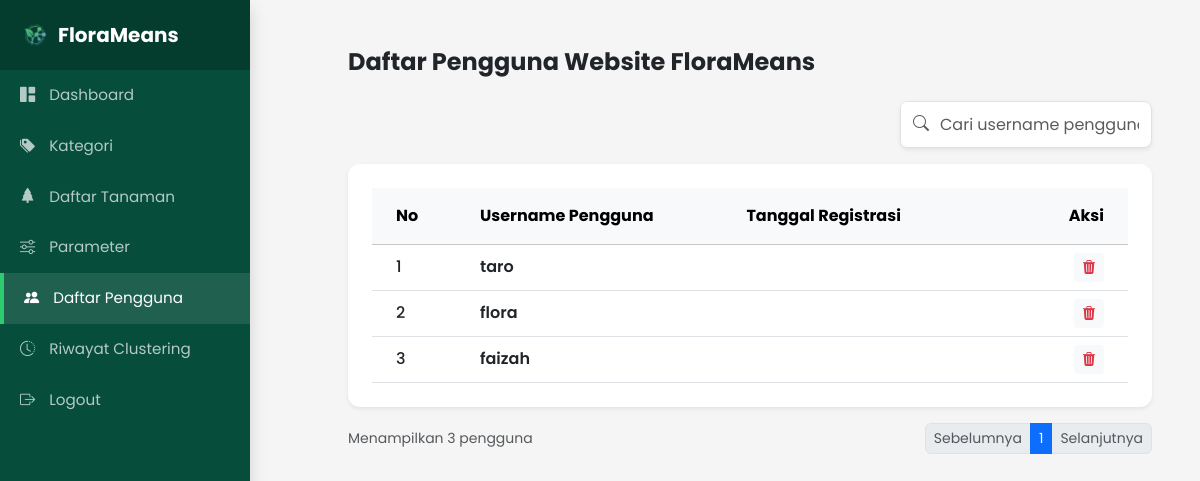
The page /daftar_pengguna.php (signed in) on the database as committed earlier.
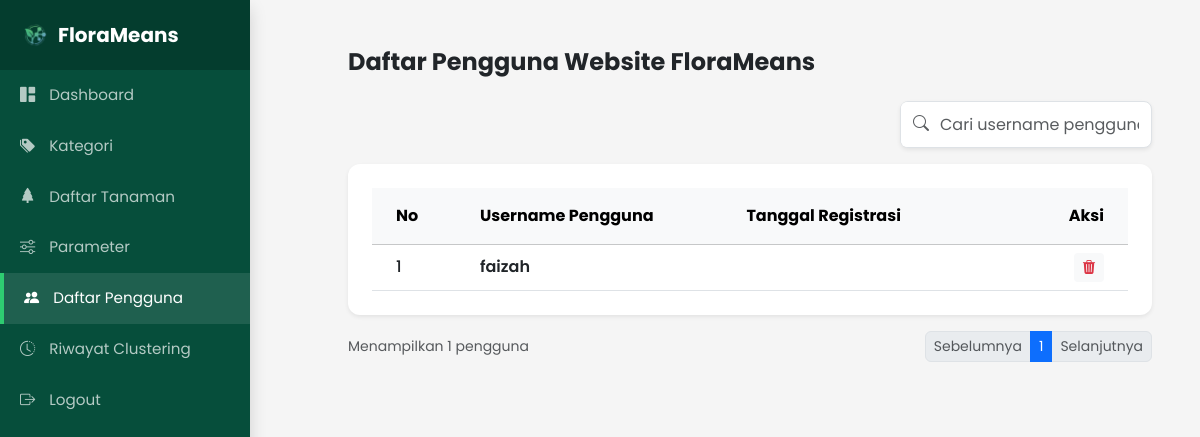
The same page on the database as committed later.
### tables this page shows
CREATE TABLE `user` (
  `id_user` int(11) NOT NULL,
  `tanggal_registrasi` datetime DEFAULT NULL,
  `username` varchar(50) NOT NULL,
  `password` varchar(255) NOT NULL
);

### database.php (called while the page is built, shortened)
<?php
class Database {
    private $host = "localhost";
    private $user = "root";
    private $pass = "";
    private $db = "florameans_db";
    public function __construct(){
        $this->conn = mysqli_connect($this->host, $this->user, $this->pass, $this->db);
    }
}
?>

### daftar_pengguna_controller.php (called while the page is built, shortened)
<?php
require_once 'database.php';
class Pengguna extends Database {
    public function tampilSemua(){
        $query = "SELECT * FROM user ORDER BY id_user DESC";
        return mysqli_query($this->conn, $query);
    }
}
?>

### daftar_pengguna.php (the view, shortened to what the changed rows need)
<?php
    require_once 'viewHelper.php';
    require_once 'daftar_pengguna_controller.php';
    $objPengguna = new Pengguna ();
    if (isset($_GET['search']) && !empty($_GET['search'])) {
        $keyword = $_GET['search'];
        $dataPengguna = $objPengguna->cari($keyword);
    } else {
        $dataPengguna = $objPengguna->tampilSemua();
    }
?>
<!DOCTYPE html>
<html lang="en">
<head>
    <link href="https://cdn.jsdelivr.net/npm/bootstrap@5.3.8/dist/css/bootstrap.min.css" rel="stylesheet">
    <link rel="stylesheet" href="https://cdn.jsdelivr.net/npm/bootstrap-icons@1.11.3/font/bootstrap-icons.min.css">
    <link rel="stylesheet" href="style.css">
</head>
<body>
    <div class="d-flex">
        <main id="main-content">
            <div class="container-fluid p-4 p-md-5">
                <div class="card p-4 shadow-sm border-0 mt-3">
                    <div class="card-body p-0">
                        <div class="table-responsive">
                            <table class="table table-hover align-middle mb-0">
                                <thead class="table-light text-secondary" style="background-color: #f8f9fa;">
                                    <tr>
                                        <th class="ps-4 py-3" style="width: 100px;">No</th>
                                        <th class="py-3">Username Pengguna</th>
                                        <th class="py-3">Tanggal Registrasi</th>
                                        <th class="pe-4 py-3 text-end" style="width: 150px;">Aksi</th>
                                    </tr>
                                </thead>
                                    <tbody>
                                        <?php
                                        $no = 1;
                                        if (mysqli_num_rows($dataPengguna) > 0) {
                                            while($row = mysqli_fetch_assoc($dataPengguna)) {
                                        ?>
                                        <tr>
                                            <td class="ps-4 fw-medium text-dark"><?= $no++; ?></td>
                                            <td><span class="fw-semibold text-dark "><?= htmlspecialchars($row['username']); ?></span></td>
                                            <td class="fw-semibold text-dark" ><?= htmlspecialchars($row['tanggal_registrasi']); ?></td>
                                            <td class="pe-4 text-end">
                                                <button class="btn btn-light btn-sm text-danger border-0"
                                                        onclick="konfirmasiHapus(<?= $row['id_user']; ?>)"
                                                        data-bs-toggle="tooltip">
                                                    <i class="bi bi-trash3-fill"></i>
                                                </button>
                                            </td>
                                        </tr>
                                        <?php
                                            }
                                            $totalData = $no - 1;
                                        } else {
                                            $totalData = 0;
                                            echo '<tr><td colspan="4" class="text-center py-5 text-muted">Tidak ada data akun pengguna ditemukan.</td></tr>';
                                        }
                                        ?>
                                    </tbody>
                            </table>
                        </div>
                    </div>
                </div>
                <?php ViewHelper::renderTableFooter($totalData, "pengguna"); ?>
        </main>
    </div>
</body>
</html>

### viewHelper.php (shortened to what the changed rows need)
<?php
class ViewHelper {
    public static function renderTableFooter($totalData, $unitName = "data") {
        echo '
            <div class="d-flex justify-content-between align-items-center mt-3">
                <p class="text-muted small mb-0">Menampilkan ' . $totalData . ' ' . $unitName . '</p>
                <nav aria-label="Page navigation">
                    <ul class="pagination pagination-sm mb-0">
                        <li class="page-item disabled"><a class="page-link" href="#" style="border-radius: 6px 0 0 6px;">Sebelumnya</a></li>
                        <li class="page-item active"><a class="page-link" href="#">1</a></li>
                        <li class="page-item disabled"><a class="page-link" href="#" style="border-radius: 0 6px 6px 0;">Selanjutnya</a></li>
                    </ul>
                </nav>
            </div>';
    }
}
?>

Rows that differ between the two databases and show on the page:
removed user: username "taro"
removed user: username "flora"
Other text that changed with them:
$totalData: "3" → "1"
